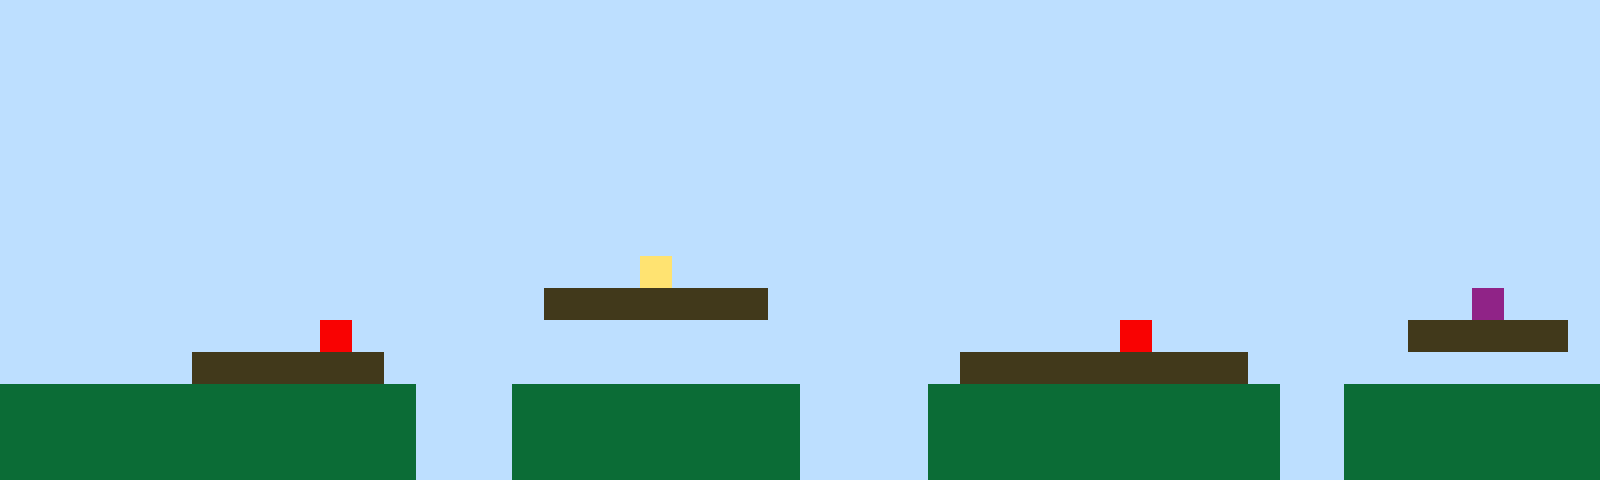

Tiled map render using the project's own tile images. Description and the whole map definition, tile-layer contents included, below:
An orthogonal 50x15 tile map with 32x32 px tiles, 1 tile layer (Tile Layer 1).

<map version="1.10" tiledversion="1.11.2" orientation="orthogonal" renderorder="right-up" width="50" height="15" tilewidth="32" tileheight="32" infinite="0" nextlayerid="2" nextobjectid="1"><editorsettings><export target="map1.csv" format="csv" /></editorsettings><tileset firstgid="1" name="sprites" tilewidth="32" tileheight="32" tilecount="6" columns="3"><image source="sprites.png" width="96" height="64" /></tileset><layer id="1" name="Tile Layer 1" width="50" height="15"><data encoding="csv">1,1,1,1,1,1,1,1,1,1,1,1,1,1,1,1,1,1,1,1,1,1,1,1,1,1,1,1,1,1,1,1,1,1,1,1,1,1,1,1,1,1,1,1,1,1,1,1,1,1,1,1,1,1,1,1,1,1,1,1,1,1,1,1,1,1,1,1,1,1,1,1,1,1,1,1,1,1,1,1,1,1,1,1,1,1,1,1,1,1,1,1,1,1,1,1,1,1,1,1,1,1,1,1,1,1,1,1,1,1,1,1,1,1,1,1,1,1,1,1,1,1,1,1,1,1,1,1,1,1,1,1,1,1,1,1,1,1,1,1,1,1,1,1,1,1,1,1,1,1,1,1,1,1,1,1,1,1,1,1,1,1,1,1,1,1,1,1,1,1,1,1,1,1,1,1,1,1,1,1,1,1,1,1,1,1,1,1,1,1,1,1,1,1,1,1,1,1,1,1,1,1,1,1,1,1,1,1,1,1,1,1,1,1,1,1,1,1,1,1,1,1,1,1,1,1,1,1,1,1,1,1,1,1,1,1,1,1,1,1,1,1,1,1,1,1,1,1,1,1,1,1,1,1,1,1,1,1,1,1,1,1,1,1,1,1,1,1,1,1,1,1,1,1,1,1,1,1,1,1,1,1,1,1,1,1,1,1,1,1,1,1,1,1,1,1,1,1,1,1,1,1,1,1,1,1,1,1,1,1,1,1,1,1,1,1,1,1,1,1,1,1,1,1,1,1,1,1,1,1,1,1,1,1,1,1,1,1,1,1,1,1,1,1,1,1,1,1,1,1,1,1,1,1,1,1,1,1,1,1,1,1,1,1,1,1,1,1,1,1,1,1,1,1,1,1,1,1,1,1,1,1,1,1,1,1,1,1,1,1,1,1,1,1,1,1,1,1,1,1,1,1,1,1,1,1,1,1,1,1,1,1,1,1,1,1,1,1,1,1,4,1,1,1,1,1,1,1,1,1,1,1,1,1,1,1,1,1,1,1,1,1,1,1,1,1,1,1,1,1,1,1,1,1,1,1,1,1,1,1,1,1,1,1,1,1,1,3,3,3,3,3,3,3,1,1,1,1,1,1,1,1,1,1,1,1,1,1,1,1,1,1,1,1,1,1,6,1,1,1,1,1,1,1,1,1,1,1,1,1,5,1,1,1,1,1,1,1,1,1,1,1,1,1,1,1,1,1,1,1,1,1,1,1,1,5,1,1,1,1,1,1,1,1,3,3,3,3,3,1,1,1,1,1,1,1,3,3,3,3,3,3,1,1,1,1,1,1,1,1,1,1,1,1,1,1,1,1,1,1,3,3,3,3,3,3,3,3,3,1,1,1,1,1,1,1,1,1,1,1,2,2,2,2,2,2,2,2,2,2,2,2,2,1,1,1,2,2,2,2,2,2,2,2,2,1,1,1,1,2,2,2,2,2,2,2,2,2,2,2,1,1,2,2,2,2,2,2,2,2,2,2,2,2,2,2,2,2,2,2,2,2,2,1,1,1,2,2,2,2,2,2,2,2,2,1,1,1,1,2,2,2,2,2,2,2,2,2,2,2,1,1,2,2,2,2,2,2,2,2,2,2,2,2,2,2,2,2,2,2,2,2,2,1,1,1,2,2,2,2,2,2,2,2,2,1,1,1,1,2,2,2,2,2,2,2,2,2,2,2,1,1,2,2,2,2,2,2,2,2</data></layer></map>
